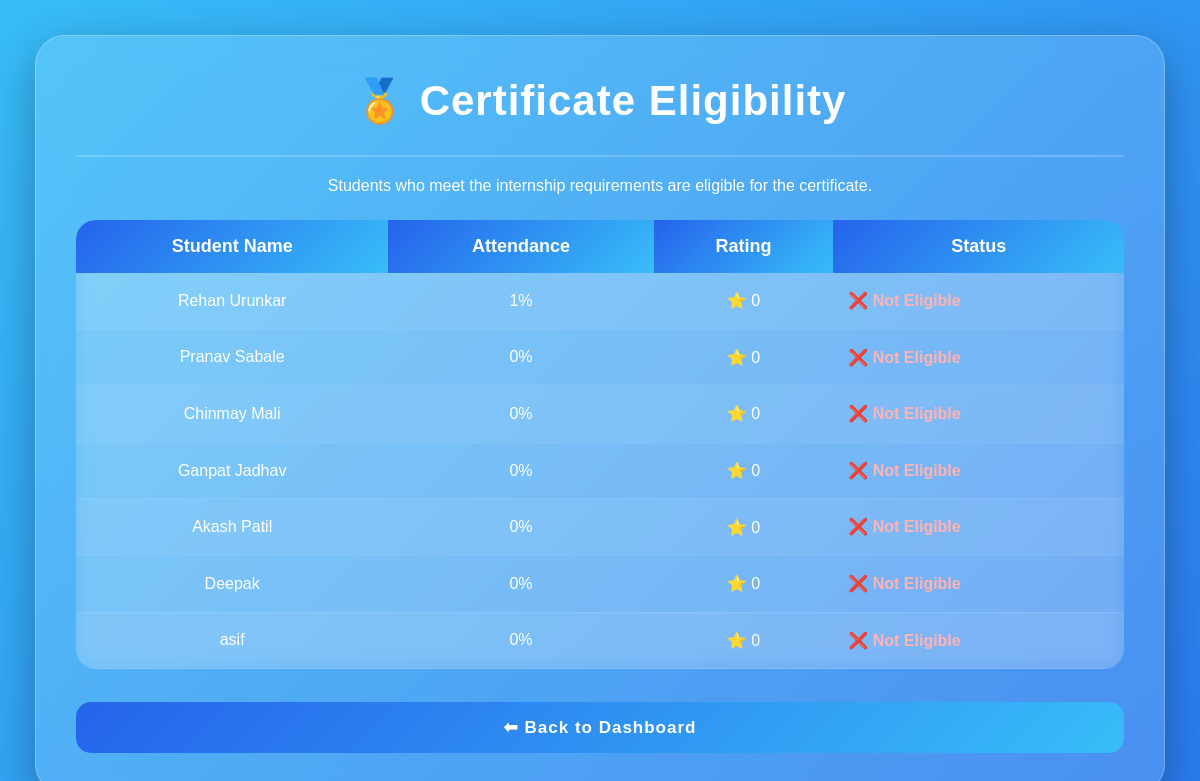
The page /certificate on the database its author committed.
### tables this page shows
CREATE TABLE students(
    id INTEGER PRIMARY KEY AUTOINCREMENT,
    name TEXT,
    email TEXT,
    department TEXT,
    attendance INTEGER DEFAULT 0,
    tasks_completed INTEGER DEFAULT 0,
    rating INTEGER DEFAULT 0
);

### app.py (the view)
@app.route('/certificate')
def certificate():
    conn = sqlite3.connect("internship.db")
    cursor = conn.cursor()
    cursor.execute("SELECT * FROM students")
    data = cursor.fetchall()
    conn.close()
    return render_template(
        "certificate.html",
        students=data
    )

### templates/certificate.html (shortened to what this page needs)
<!DOCTYPE html>
<html>
<head>
<link rel="stylesheet"
href="{{ url_for('static', filename='style.css') }}">
</head>
<body>
<div class="container">
<h1>🏅 Certificate Eligibility</h1>
<hr style="margin:20px 0;border:1px solid rgba(255,255,255,0.2);">
<p style="text-align:center;color:white;margin-bottom:25px;">
Students who meet the internship requirements are eligible for the certificate.
</p>
<table>
<tr>
<th>Student Name</th>
<th>Attendance</th>
<th>Rating</th>
<th>Status</th>
</tr>
{% for s in students %}
<tr>
<td>{{ s[1] }}</td>
<td>{{ s[4] }}%</td>
<td>⭐ {{ s[5] }}</td>
<td>
{% if s[4] >= 75 %}
<span style="color:lime;font-weight:bold;">
✅ Eligible
</span>
{% else %}
<span style="color:#ffb3b3;font-weight:bold;">
❌ Not Eligible
</span>
{% endif %}
</td>
</tr>
{% endfor %}
</table>
<br>
<a href="/mentor_dashboard">
<button>
⬅ Back to Dashboard
</button>
</a>
</div>
</body>
</html>

### static/style.css (style rules this page uses)
* { margin:0; padding:0; box-sizing:border-box; font-family:'Poppins',sans-serif; }
body { min-height:100vh; background:linear-gradient( -45deg, #0f172a, #1e3a8a, #2563eb, #38bdf8 ); background-size:400% 400%; animation:bgAnimation 15s ease infinite; padding:35px; }
.container { max-width:1300px; margin:auto; padding:40px; border-radius:30px; background:rgba(255,255,255,0.15); backdrop-filter:blur(15px); border:1px solid rgba(255,255,255,.25); box-shadow: 0 15px 45px rgba(0,0,0,.3); animation:fadeIn .8s; }
h1 { text-align:center; font-size:42px; margin-bottom:30px; color:white; font-weight:700; letter-spacing:1px; }
p { color:white; }
button { width:100%; padding:15px; margin-top:15px; border:none; border-radius:15px; font-size:17px; font-weight:bold; cursor:pointer; color:white; background:linear-gradient( 135deg, #2563eb, #38bdf8 ); transition:.3s; }
table { width:100%; margin-top:25px; border-collapse:collapse; overflow:hidden; border-radius:20px; background:rgba(255,255,255,.1); backdrop-filter:blur(10px); }
th { padding:16px; background:#2563eb; color:white; font-size:18px; }
td { padding:15px; text-align:center; color:white; border-bottom:1px solid rgba(255,255,255,.1); }
table { overflow:hidden; border-radius:20px; }
th { background:linear-gradient(135deg,#2563eb,#38bdf8); font-size:18px; }
tr:nth-child(even) { background:rgba(255,255,255,.05); }
td { font-size:16px; }
button { letter-spacing:1px; }
table td { vertical-align:middle; }
table td:last-child { text-align:left; line-height:1.6; }

### rows shown on the page
students: name "Rehan Urunkar", attendance "1", tasks_completed "0", shows "❌ Not Eligible"
students: name "Pranav Sabale", attendance "0", tasks_completed "0", shows "❌ Not Eligible"
students: name "Chinmay Mali", attendance "0", tasks_completed "0", shows "❌ Not Eligible"
students: name "Ganpat Jadhav", attendance "0", tasks_completed "0", shows "❌ Not Eligible"
students: name "Akash Patil", attendance "0", tasks_completed "0", shows "❌ Not Eligible"
students: name "Deepak", attendance "0", tasks_completed "0", shows "❌ Not Eligible"
students: name "asif", attendance "0", tasks_completed "0", shows "❌ Not Eligible"
